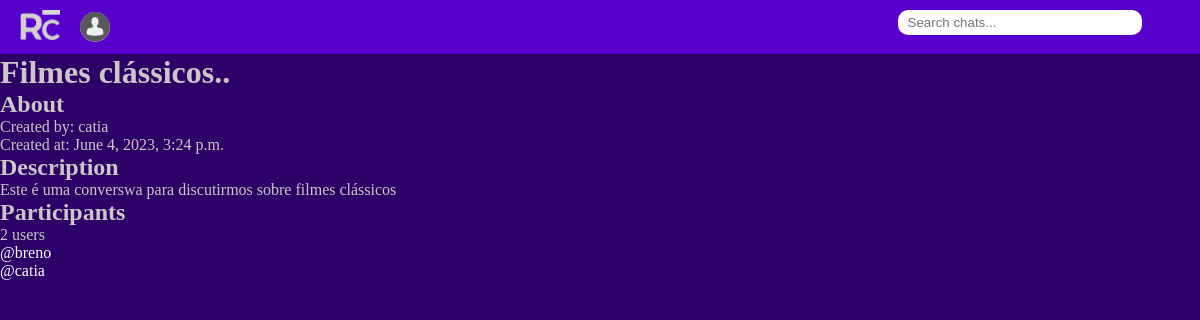
/about/34/, run on the app's committed database.
### chatroom/models.py (models this page shows, shortened)
class Room(models.Model):
    host = models.ForeignKey(User, on_delete=models.SET_NULL, null=True)
    topic = models.ForeignKey(Topic, on_delete=models.SET_NULL, null=True)
    name = models.CharField(max_length=100)
    description = models.TextField(null=True, blank=True)
    participants = models.ManyToManyField(User, related_name='participants', blank=True)
    created = models.DateTimeField(auto_now_add=True)
    updated = models.DateTimeField(auto_now=True)
    class Meta:
        ordering = ['-updated', '-created']

### chatroom/views.py (the view)
# urls.py: path('about/<int:pk>/', views.chatDetail, name='about_room'),
def chatDetail(request, pk):
    room = Room.objects.get(id=pk)
    participants = room.participants.all()
    amount = participants.count()
    number = 0
    context = {'room':room, 'participants':participants, 'amount':amount, 'number':number}
    return render(request, 'chatroom/room_detail.html', context)

### chatroom/templates/chatroom/room_detail.html
{% extends 'base.html' %}
{%block content%}
<div>
    <div>
        <h1>{{room.name}}</h1>
        <h2>About</h2>
        <p>Created by: {{room.host}}</p>
        <p>Created at: {{room.created}}</p>
        <h2>Description</h2>
        <p>{{room.description}}</p>
        <h2>Participants</h2>
        {% if amount > 1 %}
        <p>{{amount}} users</p>
        {% else %}
        <p>{{amount}} user</p>
        {% endif %}
        <ul>
            {% for user in participants %}
            <li><a style="text-decoration: none;color: white;" href="{% url 'user-profile' user.id %}">@{{user}}</a></li>
            {% endfor %}
        </ul>
    </div>
</div>
{% endblock content %}

### static/base.css (style rules this page uses)
* { margin: 0; padding: 0; }
:root { font-size: 16px; --color1: #6900F2; --color2: #5800CC; --color3: #2C0066; }
body { background-color: var(--color3); color: rgb(206, 198, 198); }

### data on the page
Room: name "Filmes clássicos..", host "catia", created "June 4, 2023, 3:24 p.m.", description "Este é uma converswa para discutirmos sobre filmes clássicos"

### other printed values
{{ amount }} "2"
{{ user }} "breno"
{{ user }} "catia"
